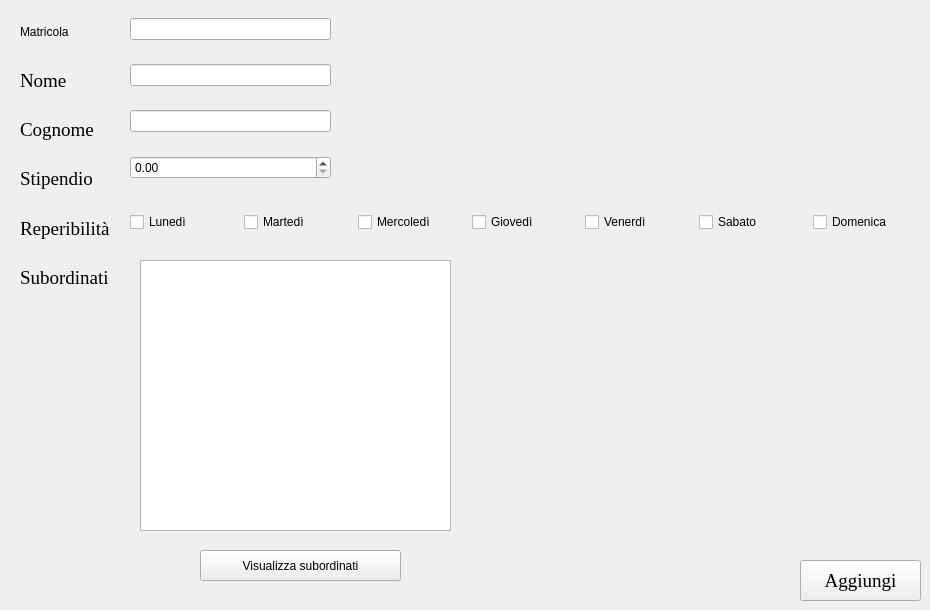
      <widget class="QWidget" name="DipendentiSeniorTab">
       <attribute name="title">
        <string>Dipendenti Senior</string>
       </attribute>
       <widget class="QWidget" name="layoutWidget">
        <property name="geometry">
         <rect>
          <x>20</x>
          <y>10</y>
          <width>111</width>
          <height>289</height>
         </rect>
        </property>
        <layout class="QVBoxLayout" name="verticalLayout_4">
         <item>
          <widget class="QLabel" name="label_30">
           <property name="text">
            <string>Matricola</string>
           </property>
          </widget>
         </item>
         <item>
          <widget class="QLabel" name="label_4">
           <property name="font">
            <font>
             <family>Georgia</family>
             <pointsize>14</pointsize>
            </font>
           </property>
           <property name="text">
            <string>Nome</string>
           </property>
          </widget>
         </item>
         <item>
          <widget class="QLabel" name="label_5">
           <property name="font">
            <font>
             <family>Georgia</family>
             <pointsize>14</pointsize>
            </font>
           </property>
           <property name="text">
            <string>Cognome</string>
           </property>
          </widget>
         </item>
         <item>
          <widget class="QLabel" name="label_6">
           <property name="font">
            <font>
             <family>Georgia</family>
             <pointsize>14</pointsize>
            </font>
           </property>
           <property name="text">
            <string>Stipendio</string>
           </property>
          </widget>
         </item>
         <item>
          <widget class="QLabel" name="label_7">
           <property name="font">
            <font>
             <family>Georgia</family>
             <pointsize>14</pointsize>
            </font>
           </property>
           <property name="text">
            <string>Reperibilità</string>
           </property>
          </widget>
         </item>
         <item>
          <widget class="QLabel" name="label_8">
           <property name="font">
            <font>
             <family>Georgia</family>
             <pointsize>14</pointsize>
            </font>
           </property>
           <property name="text">
            <string>Subordinati</string>
           </property>
          </widget>
         </item>
        </layout>
       </widget>
       <widget class="QWidget" name="layoutWidget">
        <property name="geometry">
         <rect>
          <x>130</x>
          <y>210</y>
          <width>791</width>
          <height>24</height>
         </rect>
        </property>
        <layout class="QHBoxLayout" name="horizontalLayout">
         <item>
          <widget class="QCheckBox" name="LunCheckBox">
           <property name="text">
            <string>Lunedì</string>
           </property>
          </widget>
         </item>
         <item>
          <widget class="QCheckBox" name="MarCheckBox">
           <property name="text">
            <string>Martedì</string>
           </property>
          </widget>
         </item>
         <item>
          <widget class="QCheckBox" name="MerCheckBox">
           <property name="text">
            <string>Mercoledì</string>
           </property>
          </widget>
         </item>
         <item>
          <widget class="QCheckBox" name="GioCheckBox">
           <property name="text">
            <string>Giovedì</string>
           </property>
          </widget>
         </item>
         <item>
          <widget class="QCheckBox" name="VenCheckBox">
           <property name="text">
            <string>Venerdì</string>
           </property>
          </widget>
         </item>
         <item>
          <widget class="QCheckBox" name="SabCheckBox">
           <property name="text">
            <string>Sabato</string>
           </property>
          </widget>
         </item>
         <item>
          <widget class="QCheckBox" name="DomCheckBox">
           <property name="text">
            <string>Domenica</string>
           </property>
          </widget>
         </item>
        </layout>
       </widget>
       <widget class="QWidget" name="layoutWidget">
        <property name="geometry">
         <rect>
          <x>130</x>
          <y>0</y>
          <width>201</width>
          <height>201</height>
         </rect>
        </property>
        <layout class="QVBoxLayout" name="verticalLayout_3">
         <item>
          <widget class="QLineEdit" name="MatricolaDSLineEdit"/>
         </item>
         <item>
          <widget class="QLineEdit" name="NomeDSLineEdit"/>
         </item>
         <item>
          <widget class="QLineEdit" name="CognomeDSLineEdit"/>
         </item>
         <item>
          <widget class="QDoubleSpinBox" name="StipendioDSDoubleSpinBox">
           <property name="maximum">
            <double>10000.000000000000000</double>
           </property>
           <property name="singleStep">
            <double>0.010000000000000</double>
           </property>
          </widget>
         </item>
        </layout>
       </widget>
       <widget class="QPushButton" name="AggiungiDSPushButton">
        <property name="geometry">
         <rect>
          <x>800</x>
          <y>560</y>
          <width>121</width>
          <height>41</height>
         </rect>
        </property>
        <property name="font">
         <font>
          <family>Georgia</family>
          <pointsize>14</pointsize>
         </font>
        </property>
        <property name="text">
         <string>Aggiungi</string>
        </property>
       </widget>
       <widget class="QListWidget" name="SubordinatilistWidget">
        <property name="geometry">
         <rect>
          <x>140</x>
          <y>260</y>
          <width>311</width>
          <height>271</height>
         </rect>
        </property>
       </widget>
       <widget class="QPushButton" name="pushButton_8">
        <property name="geometry">
         <rect>
          <x>200</x>
          <y>550</y>
          <width>201</width>
          <height>31</height>
         </rect>
        </property>
        <property name="text">
         <string>Visualizza subordinati</string>
        </property>
       </widget>
      </widget>
